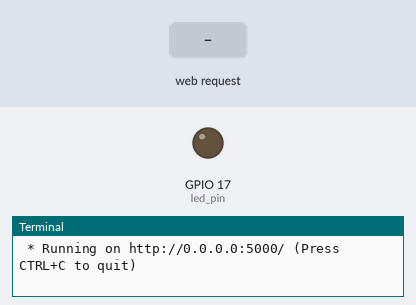
Simulated run of this program. Board: Raspberry Pi (BCM pin numbers). Parts: output pins drawn as LEDs (lit = HIGH), the last lines printed to the terminal. The inputs (shaded band) are chosen by the test bench. The clock reads 2024-03-15 10:24:30 at power-on unless the program sets it.

Above: at 1.2 s.
1.3 s: HTTP request for /led/on received
At 2.5 s:
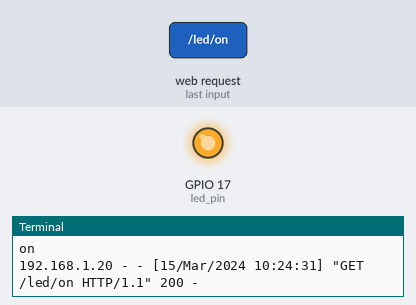
4.3 s: HTTP request for /led/off received
At 4.7 s:
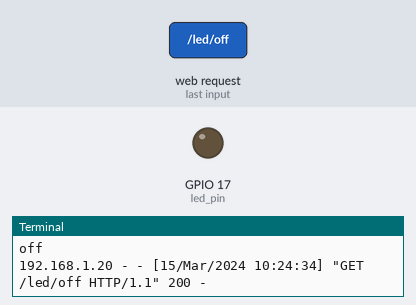
Timing chart, 0 to 7.3 s (numbered marks = the images above; inputs shaded):
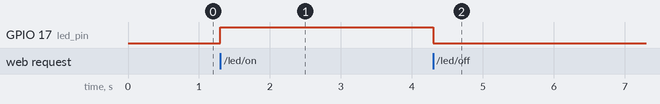

The program:

flask_led2.py
```python
# from typing import final
from flask import Flask, render_template
import RPi.GPIO as GPIO

led_pin = 17
GPIO.setmode(GPIO.BCM)
GPIO.setup(led_pin, GPIO.OUT)

#Flask 객체 생성
#__name__은 파일명
app = Flask(__name__)

#라우팅을 위한 뷰 함수
@app.route("/")
def home():
    return render_template("led.html")

@app.route("/led/<op>")
def led_op(op):
    print(op)
    if op == "on":
        GPIO.output(led_pin, 1)
        return "LED ON"
    elif op == "off":
        GPIO.output(led_pin, 0)
        return "LED OFF"
    else:
        return "Error"


# 터미널에서 직접 실행시킨 경우
if __name__ =="__main__":
    try:
        app.run(host="0.0.0.0")
    finally:
        GPIO.cleanup()
```

Measured:
- after the input at 1.3 s, GPIO 17 (led_pin): LOW → HIGH at once
- after the input at 4.3 s, GPIO 17 (led_pin): HIGH → LOW at once
